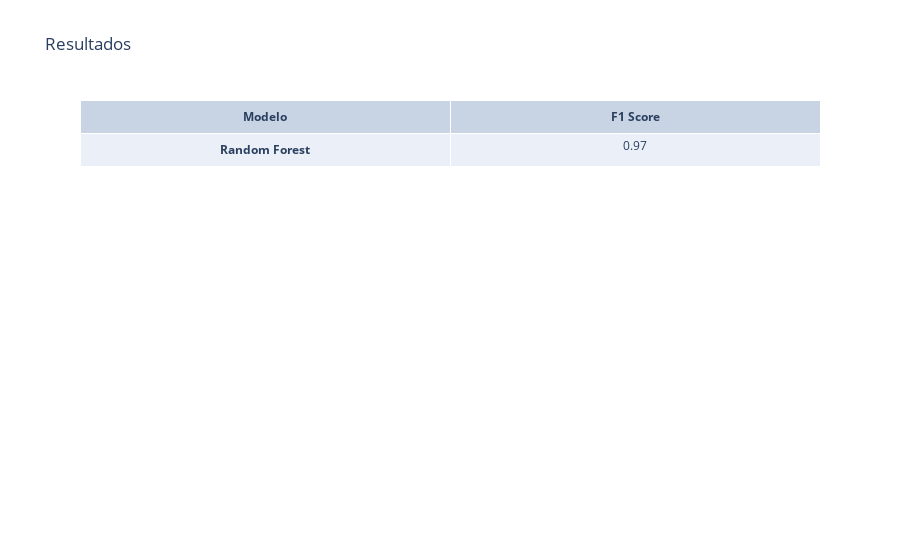

The notebook cell saved with this chart:
### Code cell
fig = go.Figure(data=[go.Table(header=dict(values=['<b>Modelo<b>', '<b>F1 Score<b>']),                 
cells=dict(values=[['<b>Random Forest<b>'], [np.round(f1(random_forest_prediction,y_test),2)]]))])
fig.update_layout(title='Resultados')
fig.show()

### Figure 1 — Plotly figure (JSON) as saved in the notebook; plotly's stock layout.template omitted (floating-point values rounded to 4 significant figures)
{"data": [{"cells": {"values": [["<b>Random Forest<b>"], [0.97]]}, "header": {"values": ["<b>Modelo<b>", "<b>F1 Score<b>"]}, "type": "table"}], "layout": {"title": {"text": "Resultados"}}}
